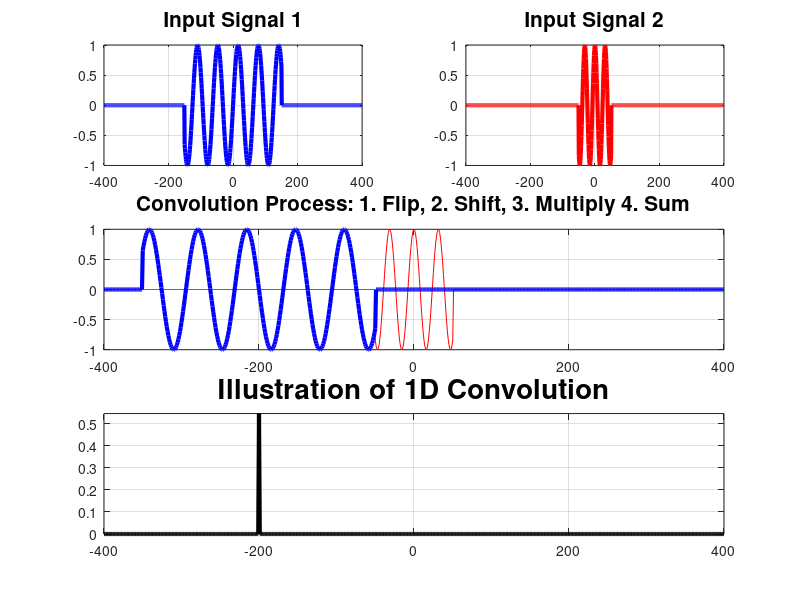

MATLAB code for this plot: (Note: this script raises an error after producing the figure.)
function signal_conv()
    % Initialization
    t = -400:400; % Time range
    X = zeros(1,length(t)); % Input Signal 1
    x1 = -150; x2 = 150; % Range of Input Signal 1
    H = zeros(1,length(t)); % Input Signal 2
    h1 = -50; h2 = 50; % Range of Input Signal 2
    Y = zeros(1,length(t)); xh1 = x1+h1; xh2 = x2+h2; % Convolution output

    % Input Signal Generation
    %x = sin(pi*t/10)./(pi*t/10); x(t==0)=1; % Generate Input Signal 1
    %h = t./t; h(t==0)=1; % Generate Input Signal 2
    x=sin(t./10);
    h=cos(t./5);
    H(t>=h1 & t<=h2) = h(t>=h1 & t<=h2); % Fit the input signal 1 within range
    X(t>=x1&t<=x2) = x(t>=x1&t<=x2); % Fit the input signal 2 within range

    % Plot Input Signal 1 and Input Signal 2
    subplot(3,2,1)
    plot(t,X,'b','LineWidth',3)
    title('Input Signal 1','FontWeight','b','FontSize',15)
    grid on
    subplot(3,2,2)
    plot(t,H,'r','LineWidth',3)
    title('Input Signal 2','FontWeight','b','FontSize',15)
    grid on

    for n = xh1:xh2 % Convolution limits
        % Convolution steps
        f = fliplr(X);           % Flip
        Xm = circshift(f,[0,n]); % Shift
        m = Xm.*H;               % Multiply
        Y(t==n) = sum(m);  % Sum

        % Live Convolution Process
        subplot(3,2,[3 4])
        plot(t,H,'r',t,circshift(fliplr(X),[0,n]),'b','LineWidth',3)
        title('Convolution Process: 1. Flip, 2. Shift, 3. Multiply 4. Sum','FontWeight','b','FontSize',15)
        grid on;

        % Result of convolution live
        subplot(3,2,[5 6]);
        plot(t,Y,'k','LineWidth',3)
        axis tight
        grid on
        title('Convolution Output','FontWeight','b','FontSize',15)
        pause(0.01); % Pause between Update
        title('Illustration of 1D Convolution','FontWeight','b','FontSize',20)
        fig=gcf;
        fig.Units='normalized';
        fig.OuterPosition=[0 0 1 1]; %Open Current Figure in Maximized Mode
    end
end
